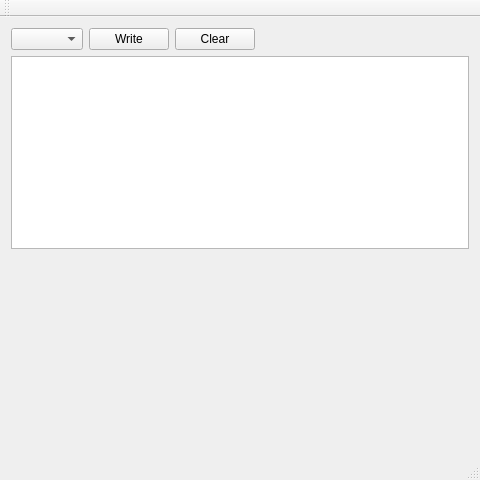
<?xml version="1.0" encoding="UTF-8"?>
<ui version="4.0">
 <class>MainWindow</class>
 <widget class="QMainWindow" name="MainWindow">
  <property name="geometry">
   <rect>
    <x>0</x>
    <y>0</y>
    <width>480</width>
    <height>480</height>
   </rect>
  </property>
  <property name="windowTitle">
   <string>SharedMemoryWrite</string>
  </property>
  <widget class="QWidget" name="centralWidget">
   <layout class="QGridLayout" name="gridLayout_3">
    <item row="0" column="0">
     <layout class="QGridLayout" name="gridLayout">
      <item row="0" column="2">
       <widget class="QPushButton" name="pushButton_Clear">
        <property name="text">
         <string>Clear</string>
        </property>
       </widget>
      </item>
      <item row="0" column="0">
       <widget class="QComboBox" name="comboBox"/>
      </item>
      <item row="0" column="1">
       <widget class="QPushButton" name="pushButton_Write">
        <property name="text">
         <string>Write</string>
        </property>
       </widget>
      </item>
      <item row="0" column="3">
       <spacer name="horizontalSpacer">
        <property name="orientation">
         <enum>Qt::Horizontal</enum>
        </property>
        <property name="sizeHint" stdset="0">
         <size>
          <width>40</width>
          <height>20</height>
         </size>
        </property>
       </spacer>
      </item>
     </layout>
    </item>
    <item row="1" column="0">
     <layout class="QGridLayout" name="gridLayout_2">
      <item row="0" column="0">
       <widget class="QTextEdit" name="textEdit"/>
      </item>
      <item row="1" column="0">
       <widget class="QLabel" name="label">
        <property name="sizePolicy">
         <sizepolicy hsizetype="Expanding" vsizetype="Expanding">
          <horstretch>0</horstretch>
          <verstretch>0</verstretch>
         </sizepolicy>
        </property>
        <property name="text">
         <string/>
        </property>
        <property name="alignment">
         <set>Qt::AlignCenter</set>
        </property>
       </widget>
      </item>
     </layout>
    </item>
   </layout>
  </widget>
  <widget class="QMenuBar" name="menuBar">
   <property name="geometry">
    <rect>
     <x>0</x>
     <y>0</y>
     <width>480</width>
     <height>21</height>
    </rect>
   </property>
  </widget>
  <widget class="QToolBar" name="mainToolBar">
   <attribute name="toolBarArea">
    <enum>TopToolBarArea</enum>
   </attribute>
   <attribute name="toolBarBreak">
    <bool>false</bool>
   </attribute>
  </widget>
  <widget class="QStatusBar" name="statusBar"/>
 </widget>
 <layoutdefault spacing="6" margin="11"/>
 <resources/>
 <connections/>
</ui>
